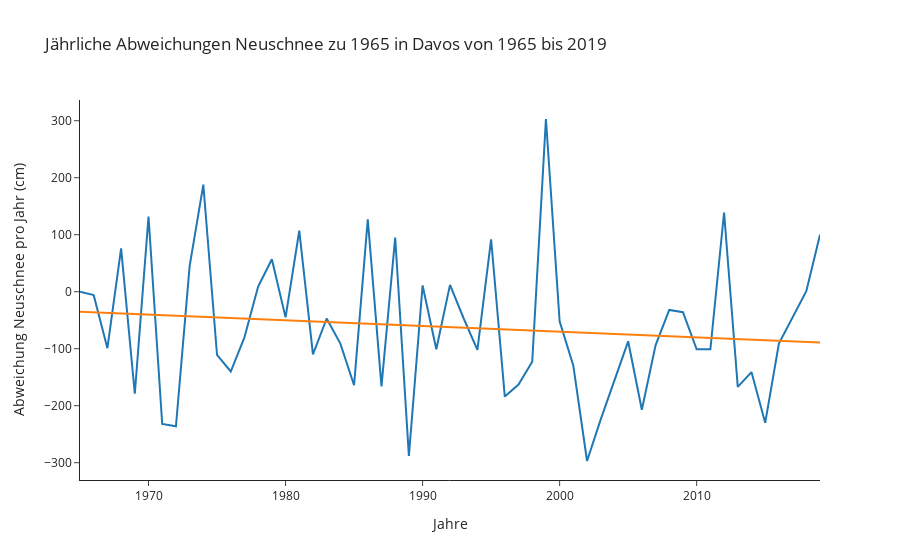

The cell this chart's notebook holds for it:
### Code cell
def lineplot_davos_snow(data):
    
    data = data.pivot_table(index='year', columns='region', values='new_snow')
    data = swiss_places_column_titles(data)
    
    data = data['DavosWSL']
    new_val = np.where(data == '...' ,None , data*1)
    data = pd.DataFrame(new_val, index=data.index).dropna().astype('int')
    
    data = data - data.iloc[0]
    data.loc[:,'color'] = np.where(data >= 0, 1, 0)
    data.columns = ['snow', 'color']
    data.index = pd.to_numeric(data.index)
  
    fig = px.scatter(x=data.index, 
                     y=data['snow'], 
                     color=data['color'], 
                     trendline='ols',
                     title='Jährliche Abweichungen Neuschnee zu {} in Davos von {} bis {}'.format(data.index[0], data.index[0], data.index[-1]),
                     labels={'x':'Jahre', 'y':'Abweichung Neuschnee pro Jahr (cm)'},  
                     template='simple_white'  
                     )
    
    fig.update_traces(mode='lines')
    fig.update(layout_coloraxis_showscale=False)
    fig.show()
     
lineplot_davos_snow(swiss_snow)

### Figure 1 — Plotly figure (JSON) as saved in the notebook; plotly's stock layout.template omitted (floating-point values rounded to 4 significant figures)
{"data": [{"hovertemplate": "Jahre=%{x}<br>Abweichung Neuschnee pro Jahr (cm)=%{y}<br>color=%{marker.color}<extra></extra>", "legendgroup": "", "marker": {"color": [1, 0, 0, 1, 0, 1, 0, 0, 1, 1, 0, 0, 0, 1, 1, 0, 1, 0, 0, 0, 0, 1, 0, 1, 0, 1, 0, 1, 0, 0, 1, 0, 0, 0, 1, 0, 0, 0, 0, 0, 0, 0, 0, 0, 0, 0, 0, 1, 0, 0, 0, 0, 0, 1, 1], "coloraxis": "coloraxis", "symbol": "circle"}, "mode": "lines", "name": "", "showlegend": false, "type": "scatter", "x": [1965, 1966, 1967, 1968, 1969, 1970, 1971, 1972, 1973, 1974, 1975, 1976, 1977, 1978, 1979, 1980, 1981, 1982, 1983, 1984, 1985, 1986, 1987, 1988, 1989, 1990, 1991, 1992, 1993, 1994, 1995, 1996, 1997, 1998, 1999, 2000, 2001, 2002, 2003, 2004, 2005, 2006, 2007, 2008, 2009, 2010, 2011, 2012, 2013, 2014, 2015, 2016, 2017, 2018, 2019], "xaxis": "x", "y": [0, -6, -99, 76, -179, 132, -232, -236, 45, 188, -111, -140, -80, 9, 57, -45, 107, -110, -47, -91, -164, 127, -166, 95, -288, 11, -101, 12, -47, -102, 92, -184, -163, -123, 303, -52, -130, -297, -224, -157, -87, -207, -94, -32, -36, -101, -101, 139, -167, -141, -230, -91, -44, 1, 100], "yaxis": "y"}, {"hovertemplate": "<b>OLS trendline</b><br>y = -0.995527 * x + 1921.07<br>R<sup>2</sup>=0.016267<br><br>Jahre=%{x}<br>Abweichung Neuschnee pro Jahr (cm)=%{y} <b>(trend)</b><extra></extra>", "legendgroup": "", "marker": {"symbol": "circle"}, "mode": "lines", "name": "", "showlegend": false, "type": "scatter", "x": [1965, 1966, 1967, 1968, 1969, 1970, 1971, 1972, 1973, 1974, 1975, 1976, 1977, 1978, 1979, 1980, 1981, 1982, 1983, 1984, 1985, 1986, 1987, 1988, 1989, 1990, 1991, 1992, 1993, 1994, 1995, 1996, 1997, 1998, 1999, 2000, 2001, 2002, 2003, 2004, 2005, 2006, 2007, 2008, 2009, 2010, 2011, 2012, 2013, 2014, 2015, 2016, 2017, 2018, 2019], "xaxis": "x", "y": [-35.14, -36.13, -37.13, -38.13, -39.12, -40.12, -41.11, -42.11, -43.1, -44.1, -45.09, -46.09, -47.09, -48.08, -49.08, -50.07, -51.07, -52.06, -53.06, -54.05, -55.05, -56.05, -57.04, -58.04, -59.03, -60.03, -61.02, -62.02, -63.01, -64.01, -65.0, -66.0, -67.0, -67.99, -68.99, -69.98, -70.98, -71.97, -72.97, -73.96, -74.96, -75.96, -76.95, -77.95, -78.94, -79.94, -80.93, -81.93, -82.92, -83.92, -84.92, -85.91, -86.91, -87.9, -88.9], "yaxis": "y"}], "layout": {"coloraxis": {"colorbar": {"title": {"text": "color"}}, "colorscale": [[0, "#440154"], [0.1111, "#482878"], [0.2222, "#3e4989"], [0.3333, "#31688e"], [0.4444, "#26828e"], [0.5556, "#1f9e89"], [0.6667, "#35b779"], [0.7778, "#6ece58"], [0.8889, "#b5de2b"], [1, "#fde725"]], "showscale": false}, "legend": {"tracegroupgap": 0}, "title": {"text": "Jährliche Abweichungen Neuschnee zu 1965 in Davos von 1965 bis 2019"}, "xaxis": {"anchor": "y", "domain": [0, 1], "title": {"text": "Jahre"}}, "yaxis": {"anchor": "x", "domain": [0, 1], "title": {"text": "Abweichung Neuschnee pro Jahr (cm)"}}}}
